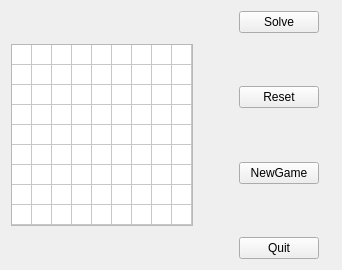
<?xml version="1.0" encoding="UTF-8"?>
<ui version="4.0">
 <class>suduku</class>
 <widget class="QWidget" name="suduku">
  <property name="geometry">
   <rect>
    <x>0</x>
    <y>0</y>
    <width>342</width>
    <height>270</height>
   </rect>
  </property>
  <property name="windowTitle">
   <string>suduku</string>
  </property>
  <layout class="QFormLayout" name="formLayout">
   <item row="0" column="0">
    <layout class="QHBoxLayout" name="horizontalLayout">
     <item>
      <widget class="QTableWidget" name="suduku_2">
       <property name="minimumSize">
        <size>
         <width>182</width>
         <height>182</height>
        </size>
       </property>
       <property name="maximumSize">
        <size>
         <width>182</width>
         <height>182</height>
        </size>
       </property>
       <property name="autoScroll">
        <bool>true</bool>
       </property>
       <property name="showGrid">
        <bool>true</bool>
       </property>
       <property name="gridStyle">
        <enum>Qt::SolidLine</enum>
       </property>
       <property name="wordWrap">
        <bool>true</bool>
       </property>
       <property name="cornerButtonEnabled">
        <bool>true</bool>
       </property>
       <property name="rowCount">
        <number>9</number>
       </property>
       <property name="columnCount">
        <number>9</number>
       </property>
       <attribute name="horizontalHeaderVisible">
        <bool>false</bool>
       </attribute>
       <attribute name="horizontalHeaderDefaultSectionSize">
        <number>20</number>
       </attribute>
       <attribute name="horizontalHeaderHighlightSections">
        <bool>false</bool>
       </attribute>
       <attribute name="verticalHeaderVisible">
        <bool>false</bool>
       </attribute>
       <attribute name="verticalHeaderMinimumSectionSize">
        <number>20</number>
       </attribute>
       <attribute name="verticalHeaderDefaultSectionSize">
        <number>20</number>
       </attribute>
       <row/>
       <row/>
       <row/>
       <row/>
       <row/>
       <row/>
       <row/>
       <row/>
       <row/>
       <column/>
       <column/>
       <column/>
       <column/>
       <column/>
       <column/>
       <column/>
       <column/>
       <column/>
      </widget>
     </item>
     <item>
      <spacer name="horizontalSpacer">
       <property name="orientation">
        <enum>Qt::Horizontal</enum>
       </property>
       <property name="sizeHint" stdset="0">
        <size>
         <width>40</width>
         <height>20</height>
        </size>
       </property>
      </spacer>
     </item>
     <item>
      <layout class="QVBoxLayout" name="verticalLayout">
       <item>
        <widget class="QPushButton" name="pushButton">
         <property name="text">
          <string>Solve</string>
         </property>
        </widget>
       </item>
       <item>
        <spacer name="verticalSpacer_3">
         <property name="orientation">
          <enum>Qt::Vertical</enum>
         </property>
         <property name="sizeHint" stdset="0">
          <size>
           <width>20</width>
           <height>40</height>
          </size>
         </property>
        </spacer>
       </item>
       <item>
        <widget class="QPushButton" name="pushButton_2">
         <property name="text">
          <string>Reset</string>
         </property>
        </widget>
       </item>
       <item>
        <spacer name="verticalSpacer_2">
         <property name="orientation">
          <enum>Qt::Vertical</enum>
         </property>
         <property name="sizeHint" stdset="0">
          <size>
           <width>20</width>
           <height>40</height>
          </size>
         </property>
        </spacer>
       </item>
       <item>
        <widget class="QPushButton" name="pushButton_3">
         <property name="text">
          <string>NewGame</string>
         </property>
        </widget>
       </item>
       <item>
        <spacer name="verticalSpacer">
         <property name="orientation">
          <enum>Qt::Vertical</enum>
         </property>
         <property name="sizeHint" stdset="0">
          <size>
           <width>20</width>
           <height>40</height>
          </size>
         </property>
        </spacer>
       </item>
       <item>
        <widget class="QPushButton" name="pushButton_4">
         <property name="text">
          <string>Quit</string>
         </property>
        </widget>
       </item>
      </layout>
     </item>
    </layout>
   </item>
  </layout>
 </widget>
 <resources/>
 <connections>
  <connection>
   <sender>pushButton_3</sender>
   <signal>clicked()</signal>
   <receiver>suduku</receiver>
   <slot>newgame()</slot>
   <hints>
    <hint type="sourcelabel">
     <x>264</x>
     <y>176</y>
    </hint>
    <hint type="destinationlabel">
     <x>166</x>
     <y>272</y>
    </hint>
   </hints>
  </connection>
  <connection>
   <sender>pushButton_2</sender>
   <signal>clicked()</signal>
   <receiver>suduku</receiver>
   <slot>reset()</slot>
   <hints>
    <hint type="sourcelabel">
     <x>290</x>
     <y>102</y>
    </hint>
    <hint type="destinationlabel">
     <x>287</x>
     <y>295</y>
    </hint>
   </hints>
  </connection>
 </connections>
 <slots>
  <slot>newgame()</slot>
  <slot>reset()</slot>
  <slot>verify()</slot>
  <slot>matrixverify()</slot>
 </slots>
</ui>
